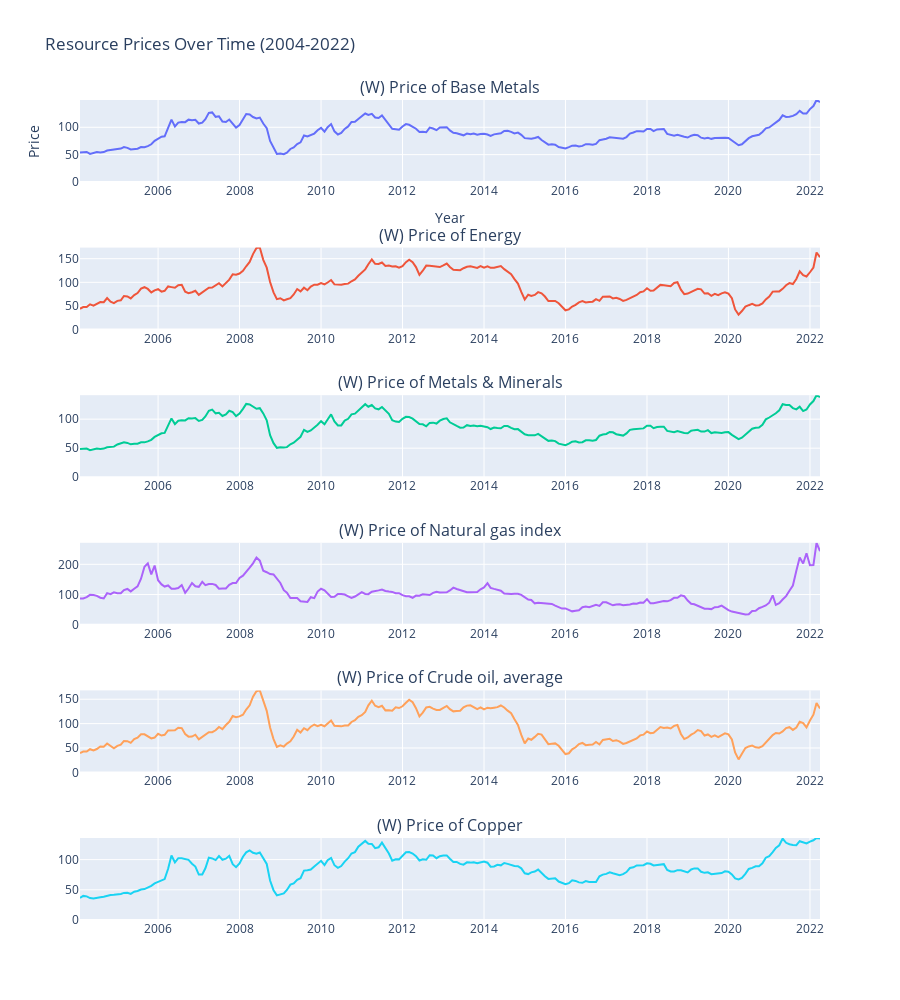

Notebook code cell kept with this figure:
### Code cell
resources_prices = [
    '(W) Price of Base Metals', '(W) Price of Energy', '(W) Price of Metals & Minerals',
    '(W) Price of Natural gas index', '(W) Price of Crude oil, average', '(W) Price of Copper'
]

f.resource_prices(market_data_resampled, resources_prices)

### Figure 1 — Plotly figure (JSON) as saved in the notebook; plotly's stock layout.template omitted (floating-point values rounded to 4 significant figures; data arrays with more than 128 entries replaced by an {"elided": "..."} marker saying what was removed)
{"data": [{"mode": "lines", "name": "(W) Price of Base Metals", "type": "scatter", "x": {"elided": "219 str values"}, "xaxis": "x", "y": {"elided": "219 float values"}, "yaxis": "y"}, {"mode": "lines", "name": "(W) Price of Energy", "type": "scatter", "x": {"elided": "219 str values"}, "xaxis": "x2", "y": {"elided": "219 float values"}, "yaxis": "y2"}, {"mode": "lines", "name": "(W) Price of Metals & Minerals", "type": "scatter", "x": {"elided": "219 str values"}, "xaxis": "x3", "y": {"elided": "219 float values"}, "yaxis": "y3"}, {"mode": "lines", "name": "(W) Price of Natural gas index", "type": "scatter", "x": {"elided": "219 str values"}, "xaxis": "x4", "y": {"elided": "219 float values"}, "yaxis": "y4"}, {"mode": "lines", "name": "(W) Price of Crude oil, average", "type": "scatter", "x": {"elided": "219 str values"}, "xaxis": "x5", "y": {"elided": "219 float values"}, "yaxis": "y5"}, {"mode": "lines", "name": "(W) Price of Copper", "type": "scatter", "x": {"elided": "219 str values"}, "xaxis": "x6", "y": {"elided": "219 float values"}, "yaxis": "y6"}], "layout": {"annotations": [{"font": {"size": 16}, "showarrow": false, "text": "(W) Price of Base Metals", "x": 0.5, "xanchor": "center", "xref": "paper", "y": 1.0, "yanchor": "bottom", "yref": "paper"}, {"font": {"size": 16}, "showarrow": false, "text": "(W) Price of Energy", "x": 0.5, "xanchor": "center", "xref": "paper", "y": 0.82, "yanchor": "bottom", "yref": "paper"}, {"font": {"size": 16}, "showarrow": false, "text": "(W) Price of Metals & Minerals", "x": 0.5, "xanchor": "center", "xref": "paper", "y": 0.64, "yanchor": "bottom", "yref": "paper"}, {"font": {"size": 16}, "showarrow": false, "text": "(W) Price of Natural gas index", "x": 0.5, "xanchor": "center", "xref": "paper", "y": 0.46, "yanchor": "bottom", "yref": "paper"}, {"font": {"size": 16}, "showarrow": false, "text": "(W) Price of Crude oil, average", "x": 0.5, "xanchor": "center", "xref": "paper", "y": 0.28, "yanchor": "bottom", "yref": "paper"}, {"font": {"size": 16}, "showarrow": false, "text": "(W) Price of Copper", "x": 0.5, "xanchor": "center", "xref": "paper", "y": 0.1, "yanchor": "bottom", "yref": "paper"}], "height": 1000, "showlegend": false, "title": {"text": "Resource Prices Over Time (2004-2022)"}, "xaxis": {"anchor": "y", "domain": [0, 1], "matches": "x6", "showticklabels": true, "title": {"text": "Year"}}, "xaxis2": {"anchor": "y2", "domain": [0, 1], "matches": "x6", "showticklabels": true}, "xaxis3": {"anchor": "y3", "domain": [0, 1], "matches": "x6", "showticklabels": true}, "xaxis4": {"anchor": "y4", "domain": [0, 1], "matches": "x6", "showticklabels": true}, "xaxis5": {"anchor": "y5", "domain": [0, 1], "matches": "x6", "showticklabels": true}, "xaxis6": {"anchor": "y6", "domain": [0, 1], "showticklabels": true}, "yaxis": {"anchor": "x", "domain": [0.9, 1.0], "range": [0, 149.9], "title": {"text": "Price"}}, "yaxis2": {"anchor": "x2", "domain": [0.72, 0.82], "range": [0, 173.5]}, "yaxis3": {"anchor": "x3", "domain": [0.54, 0.64], "range": [0, 141.3]}, "yaxis4": {"anchor": "x4", "domain": [0.36, 0.46], "range": [0, 271.1]}, "yaxis5": {"anchor": "x5", "domain": [0.18, 0.28], "range": [0, 168.0]}, "yaxis6": {"anchor": "x6", "domain": [0, 0.1], "range": [0, 135.8]}}}
